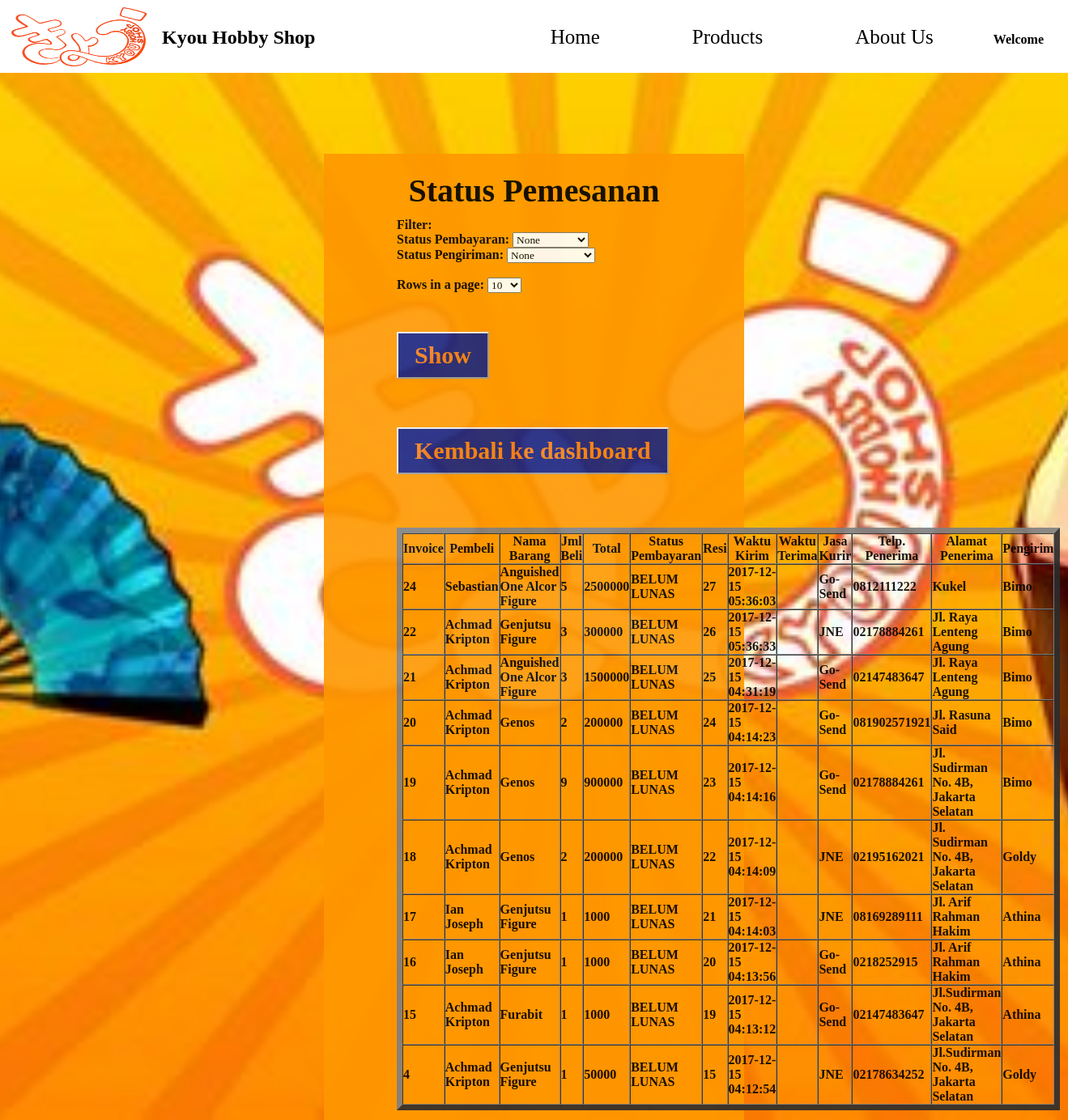
The page /kyou/cek_status.php on the database its author committed.
### tables this page shows
CREATE TABLE `pembelian` (
  `invoice` int(11) NOT NULL,
  `jml_pembelian` int(11) NOT NULL,
  `metode_bayar` text NOT NULL,
  `ket_status` text NOT NULL,
  `ongkir` int(11) NOT NULL,
  `total` int(11) NOT NULL,
  `username` varchar(15) NOT NULL
);

### kyou/cek_status.php (the view, shortened to what this page needs)
<?php
	$dbname="kyou";
	$dbuser="user";
	$dbhost="localhost";
	$dbpass="";
	$connection = mysqli_connect($dbhost, $dbuser, $dbpass, $dbname);
?>
<!DOCTYPE html>
<html>
<head>
	<link rel="stylesheet" type="text/css" href="style_send.css">
</head>
<body>
	<div id="main">
		<nav>
		 <img src="logo.jpg" width="200" height="90" align="left">
		 <h1 align="left"> Kyou Hobby Shop  </h1>
			<ul>
				<li><a href="index.php">Home</a></li>
				<li><a href="#">Products</a></li>
				<li><a href="#">About Us </a></li>
				<li> <b>Welcome <?php echo $_SESSION['login_user']; ?></li>
			</ul>
		</nav>
	</div>
	<div class="container">
		<h1 align="center">Status Pemesanan</h1>
			<form action="cek_status.php" method="get">
				<label>Filter: </label> <br>
				<label>Status Pembayaran: </label>
				<select name="status_bayar">
				  <option value="">None</option>
				</select>
				<br>
				<label>Status Pengiriman: </label>
				<select name="status_kirim">
				  <option value="">None</option>
				</select>
				<br><br>
				<label>Rows in a page:</label>
				<select  name="limit">
				  <option value="10" selected>10</option>
				</select>
				<br><br>
				<input type="submit" value="Show" class="btn">
			</form>
			<form action="dash_karyawan.php" method="post">
				<input type="submit" value="Kembali ke dashboard" class="btn">
			</form>
			<br><br>
<?php
	$sql = "SELECT * FROM status";
		$sql = $sql . " ORDER BY invoice DESC";
		if(isset($_GET['limit'])){
			$sql = $sql . " LIMIT " . $_GET['limit'];
		} else {
			$sql = $sql . " LIMIT 10";
		}
	$result = $connection->query($sql);
	if ($result->num_rows > 0) {
?>
<table cellpadding ="5" cellspacing ="0" border ="7" style:"color:#0066cc;" align="center">
		<tr>
			<th>Invoice</th>
			<th>Pembeli</th>
			<th>Nama Barang</th>
			<th>Jml Beli</th>
			<th>Total</th>
			<th>Status Pembayaran</th>
			<th>Resi</th>
			<th>Waktu Kirim</th>
			<th>Waktu Terima</th>
			<th>Jasa Kurir</th>
			<th>Telp. Penerima</th>
			<th>Alamat Penerima</th>
			<th>Pengirim</th>
		</tr>
<?php
		while($row = $result->fetch_assoc()) {
?>
		<tr>
			<td> <?php echo $row["invoice"]; ?> </td>
			<td><?php echo $row["pembeli"]; ?> </td>
			<td><?php echo $row["nama_barang"]; ?> </td>
			<td><?php echo $row["jml_pembelian"]; ?> </td>
			<td><?php echo $row["total"]; ?> </td>
			<td><?php echo $row["ket_status"]; ?> </td>
			<td><?php echo $row["resi"]; ?></td>
			<td><?php echo $row["waktu_kirim"]; ?></td>
			<td><?php echo $row["waktu_terima"]; ?></td>
			<td><?php echo $row["kurir"]; ?></td>
			<td><?php echo $row["telp_penerima"]; ?></td>
			<td><?php echo $row["alamat"]; ?></td>
			<td><?php echo $row["pengirim"]; ?></td>
		</tr>
<?php
		}
?>
		</table>
<?php
	} else {
		echo "0 results";
	}
?>
</div>
</body>
</html>

### kyou/style_send.css (style rules this page uses)
* { margin: 0; padding: 0; font-family: "calibri"; }
html, body { height: 100%; width: 100%; }
body { position: relative; background-image: url(back.jpg); background-position: center; background-size: cover; display: inline-block; flex-direction: column; }
#main { position: relative; width: 100%; }
.container { position: relative; padding: 12px 90px; margin-bottom: 10px; margin-top: 100px; margin-left: 400px; margin-right: 400px; background: #FF9800; opacity: 0.9; }
nav { position: relative; width: 100%; height: 90px; background-color: white; line-height: 92px; }
nav ul { float: right; }
nav h1 { float: left; }
nav ul li { list-style-type: none; display: inline-block; margin-right: 30px }
nav ul li a { text-decoration: none; font-size: 25px; color: black; padding: 40px; transition: 0.8s all; }
.container h1 { font-family: Raleway; font-size: 40px; color: black; margin: 10px auto; }
.btn { background: #1A237E; color: #F57F17; font-weight:bold; font-size: 30px; text-decoration: none; padding: 10px 20px; font-family: calibri; cursor:pointer; margin: 30px auto; transition: 0.8s; border-color: unset; }

### rows shown on the page
pembelian: invoice "24", pembeli "Sebastian", nama_barang "Anguished One Alcor Figure", jml_pembelian "5", total "2500000", ket_status "BELUM LUNAS", resi "27", waktu_kirim "2017-12-15 05:36:03", kurir "Go-Send", telp_penerima "0812111222", alamat "Kukel", pengirim "Bimo"
pembelian: invoice "22", pembeli "Achmad Kripton", nama_barang "Genjutsu Figure", jml_pembelian "3", total "300000", ket_status "BELUM LUNAS", resi "26", waktu_kirim "2017-12-15 05:36:33", kurir "JNE", telp_penerima "02178884261", alamat "Jl. Raya Lenteng Agung", pengirim "Bimo"
pembelian: invoice "21", pembeli "Achmad Kripton", nama_barang "Anguished One Alcor Figure", jml_pembelian "3", total "1500000", ket_status "BELUM LUNAS", resi "25", waktu_kirim "2017-12-15 04:31:19", kurir "Go-Send", telp_penerima "02147483647", alamat "Jl. Raya Lenteng Agung", pengirim "Bimo"
pembelian: invoice "20", pembeli "Achmad Kripton", nama_barang "Genos", jml_pembelian "2", total "200000", ket_status "BELUM LUNAS", resi "24", waktu_kirim "2017-12-15 04:14:23", kurir "Go-Send", telp_penerima "081902571921", alamat "Jl. Rasuna Said", pengirim "Bimo"
pembelian: invoice "19", pembeli "Achmad Kripton", nama_barang "Genos", jml_pembelian "9", total "900000", ket_status "BELUM LUNAS", resi "23", waktu_kirim "2017-12-15 04:14:16", kurir "Go-Send", telp_penerima "02178884261", alamat "Jl. Sudirman No. 4B, Jakarta Selatan", pengirim "Bimo"
pembelian: invoice "18", pembeli "Achmad Kripton", nama_barang "Genos", jml_pembelian "2", total "200000", ket_status "BELUM LUNAS", resi "22", waktu_kirim "2017-12-15 04:14:09", kurir "JNE", telp_penerima "02195162021", alamat "Jl. Sudirman No. 4B, Jakarta Selatan", pengirim "Goldy"
pembelian: invoice "17", pembeli "Ian Joseph", nama_barang "Genjutsu Figure", jml_pembelian "1", total "1000", ket_status "BELUM LUNAS", resi "21", waktu_kirim "2017-12-15 04:14:03", kurir "JNE", telp_penerima "08169289111", alamat "Jl. Arif Rahman Hakim", pengirim "Athina"
pembelian: invoice "16", pembeli "Ian Joseph", nama_barang "Genjutsu Figure", jml_pembelian "1", total "1000", ket_status "BELUM LUNAS", resi "20", waktu_kirim "2017-12-15 04:13:56", kurir "Go-Send", telp_penerima "0218252915", alamat "Jl. Arif Rahman Hakim", pengirim "Athina"
pembelian: invoice "15", pembeli "Achmad Kripton", nama_barang "Furabit", jml_pembelian "1", total "1000", ket_status "BELUM LUNAS", resi "19", waktu_kirim "2017-12-15 04:13:12", kurir "Go-Send", telp_penerima "02147483647", alamat "Jl.Sudirman No. 4B, Jakarta Selatan", pengirim "Athina"
pembelian: invoice "4", pembeli "Achmad Kripton", nama_barang "Genjutsu Figure", jml_pembelian "1", total "50000", ket_status "BELUM LUNAS", resi "15", waktu_kirim "2017-12-15 04:12:54", kurir "JNE", telp_penerima "02178634252", alamat "Jl.Sudirman No. 4B, Jakarta Selatan", pengirim "Goldy"
